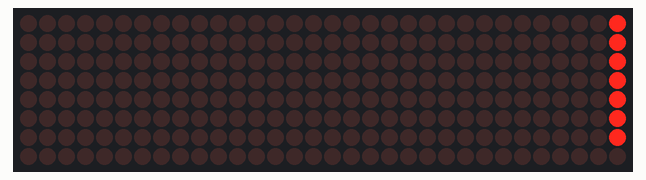
This sketch was run on a simulated Arduino Uno, built with avr-gcc and run on an emulated ATmega328P. On the bench: 32×8 LED matrix.

Above: at 0.16 s.
At 1.12 s:
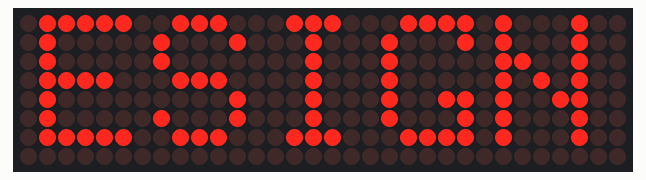
At 1.76 s:
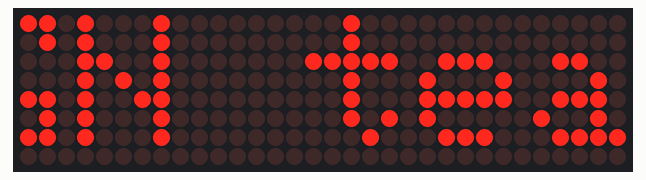
At 10.91 s:
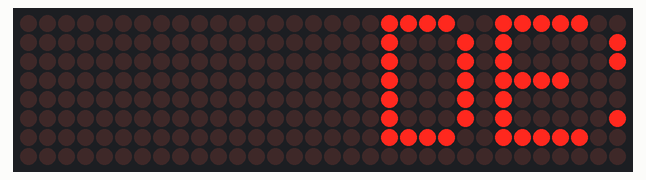
At 20.02 s:
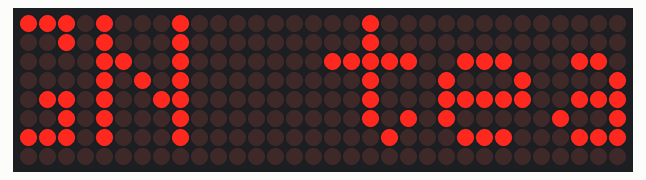
At 39.13 s:
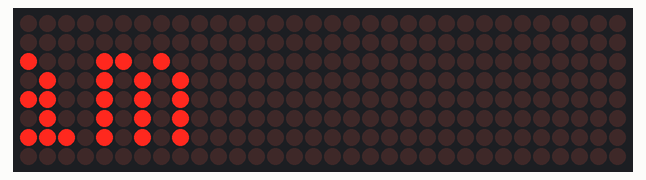

The sketch:

MAX7219_Adafruit-Multiple-SPI.ino
```cpp
// https://github.com/markruys/arduino-Max72xxPanel
/* THis works with 1X4 Module
 *  Download the library zip files and Add Zip file
 */
#include <SPI.h>
#include <Adafruit_GFX.h>
#include <Max72xxPanel.h>

/*   PIN Connections
 * _______|_______________|____
 * | VCC  |               | +5V
 * | CLK  | -CLOCK        | 13
 * | CE   |- CE /CS       | 10
 * | MOSI | - Data Input  | 12
 * | GND  |               | GND
 */

int pinCS = 10; // Attach CS to this pin, DIN to MOSI and CLK to SCK (cf http://arduino.cc/en/Reference/SPI )

int numberOfHorizontalDisplays = 4; // Horizontal
int numberOfVerticalDisplays = 1; // Vertical

// Set up the panel
Max72xxPanel matrix = Max72xxPanel(pinCS, numberOfHorizontalDisplays, numberOfVerticalDisplays);

// tape is the variable for the string or message
String tape = "DESIGN team";
int wait = 20; // In milliseconds

int spacer = 1;
int width = 5 + spacer; // The font width is 5 pixels


// can I draw a hearst with GFX?

void setup() {

  matrix.setIntensity(7); // Use a value between 0 and 15 for brightness

// Adjust to your own needs
//  matrix.setPosition(0, 0, 0); // The first display is at <0, 0>
//  matrix.setPosition(1, 1, 0); // The second display is at <1, 0>
//  matrix.setPosition(2, 2, 0); // The third display is at <2, 0>
//  matrix.setPosition(3, 3, 0); // And the last display is at <3, 0>
//  ...
  matrix.setRotation(0, 1);    // The first display is position upside down
  matrix.setRotation(1, 1);    // The same hold for the last display
  matrix.setRotation(2, 1);    // The first display is position upside down
  matrix.setRotation(3, 1);    // The same hold for the last display
}

void loop() {

  for ( int i = 0 ; i < width * tape.length() + matrix.width() - 1 - spacer; i++ ) {

    matrix.fillScreen(LOW);

    int letter = i / width;
    int x = (matrix.width() - 1) - i % width;
    int y = (matrix.height() - 8) / 2; // center the text vertically

    while ( x + width - spacer >= 0 && letter >= 0 ) {
      if ( letter < tape.length() ) {
        matrix.drawChar(x, y, tape[letter], HIGH, LOW, 1);
      }

      letter--;
      x -= width;
    }

    matrix.write(); // Send bitmap to display

    delay(wait);
  }
}
```
